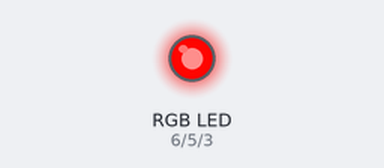
A sketch run on a simulated Arduino Uno, built with avr-gcc and run on an emulated ATmega328P. Parts: an RGB LED mixed from three pins (HIGH = lit). Dim RGB values are drawn brighter than linear.

Above: at 0.05 s.
At 0.95 s:
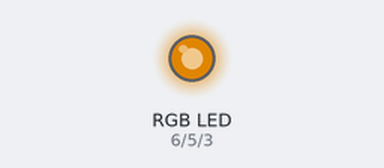
At 1.8 s:
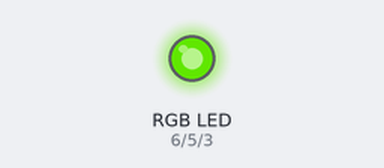
At 3.6 s:
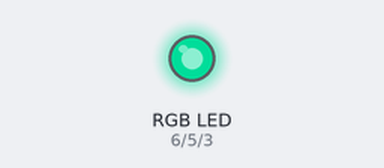
At 5.35 s:
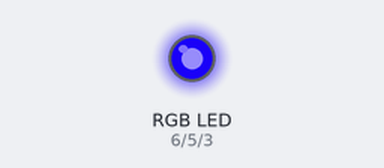
At 7.15 s:
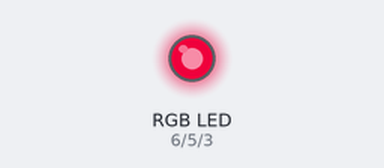
Timing chart, 0 to 10.0 s (numbered marks = the images above):
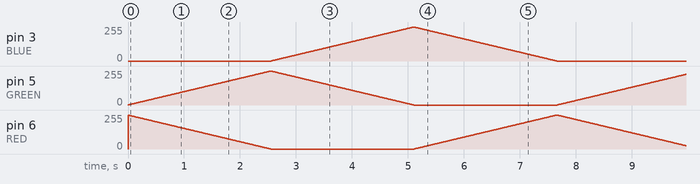

The sketch:

T01_RGB_LED.ino
```cpp
// Define Pins
#define BLUE 3
#define GREEN 5
#define RED 6
#define DELAYTIME 10 // fading time between colors

void setup() {
  pinMode(RED, OUTPUT);
  pinMode(GREEN, OUTPUT);
  pinMode(BLUE, OUTPUT);
  digitalWrite(RED, HIGH);
  digitalWrite(GREEN, LOW);
  digitalWrite(BLUE, LOW);
}

// define variables
int redValue;
int greenValue;
int blueValue;

// main loop
void loop() {

  redValue = 255; // choose a value between 1 and 255 to change the color.
  greenValue = 0;
  blueValue = 0;


  for (int i = 0; i < 255; i += 1)  { // fades out red bring green full when i=255
    redValue -= 1;
    greenValue += 1;
    analogWrite(RED, redValue);
    analogWrite(GREEN, greenValue);
    delay(DELAYTIME);
  }

  redValue = 0;
  greenValue = 255;
  blueValue = 0;

  for (int i = 0; i < 255; i += 1) { // fades out green bring blue full when i=255
    greenValue -= 1;
    blueValue += 1;
    analogWrite(GREEN, greenValue);
    analogWrite(BLUE, blueValue);
    delay(DELAYTIME);
  }

  redValue = 0;
  greenValue = 0;
  blueValue = 255;

  for (int i = 0; i < 255; i += 1) { // fades out blue bring red full when i=255
    // The following code has been rearranged to match the other two similar sections
    blueValue -= 1;
    redValue += 1;
    analogWrite(BLUE, blueValue);
    analogWrite(RED, redValue);
    delay(DELAYTIME);
  }
}
```
